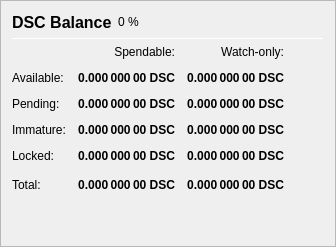
                   <widget class="QFrame" name="frame_Balances">
                    <property name="frameShape">
                     <enum>QFrame::StyledPanel</enum>
                    </property>
                    <property name="frameShadow">
                     <enum>QFrame::Raised</enum>
                    </property>
                    <layout class="QVBoxLayout" name="verticalLayout_4">
                     <item>
                      <layout class="QHBoxLayout" name="horizontalLayout_4">
                       <item>
                        <widget class="QLabel" name="label_5">
                         <property name="minimumSize">
                          <size>
                           <width>0</width>
                           <height>20</height>
                          </size>
                         </property>
                         <property name="font">
                          <font>
                           <pointsize>12</pointsize>
                           <weight>75</weight>
                           <bold>true</bold>
                          </font>
                         </property>
                         <property name="text">
                          <string>DSC Balance</string>
                         </property>
                        </widget>
                       </item>
                       <item>
                        <widget class="QLabel" name="labelDSCPercent">
                         <property name="text">
                          <string notr="true">0 %</string>
                         </property>
                        </widget>
                       </item>
                       <item>
                        <spacer name="horizontalSpacer_3">
                         <property name="orientation">
                          <enum>Qt::Horizontal</enum>
                         </property>
                         <property name="sizeHint" stdset="0">
                          <size>
                           <width>40</width>
                           <height>20</height>
                          </size>
                         </property>
                        </spacer>
                       </item>
                      </layout>
                     </item>
                     <item>
                      <widget class="Line" name="line_Balance">
                       <property name="minimumSize">
                        <size>
                         <width>0</width>
                         <height>1</height>
                        </size>
                       </property>
                       <property name="maximumSize">
                        <size>
                         <width>16777215</width>
                         <height>1</height>
                        </size>
                       </property>
                       <property name="orientation">
                        <enum>Qt::Horizontal</enum>
                       </property>
                      </widget>
                     </item>
                     <item>
                      <layout class="QGridLayout" name="gridLayout">
                       <property name="spacing">
                        <number>12</number>
                       </property>
                       <item row="0" column="1">
                        <widget class="QLabel" name="labelSpendable">
                         <property name="text">
                          <string>Spendable:</string>
                         </property>
                         <property name="alignment">
                          <set>Qt::AlignRight|Qt::AlignTrailing|Qt::AlignVCenter</set>
                         </property>
                        </widget>
                       </item>
                       <item row="0" column="2">
                        <widget class="QLabel" name="labelWatchonly">
                         <property name="text">
                          <string>Watch-only:</string>
                         </property>
                         <property name="alignment">
                          <set>Qt::AlignRight|Qt::AlignTrailing|Qt::AlignVCenter</set>
                         </property>
                        </widget>
                       </item>
                       <item row="1" column="0">
                        <widget class="QLabel" name="labelBalanceText">
                         <property name="text">
                          <string>Available:</string>
                         </property>
                        </widget>
                       </item>
                       <item row="1" column="1">
                        <widget class="QLabel" name="labelBalance">
                         <property name="font">
                          <font>
                           <weight>75</weight>
                           <bold>true</bold>
                          </font>
                         </property>
                         <property name="cursor">
                          <cursorShape>IBeamCursor</cursorShape>
                         </property>
                         <property name="toolTip">
                          <string>Your current spendable balance</string>
                         </property>
                         <property name="text">
                          <string notr="true">0.000 000 00 DSC</string>
                         </property>
                         <property name="alignment">
                          <set>Qt::AlignRight|Qt::AlignTrailing|Qt::AlignVCenter</set>
                         </property>
                         <property name="textInteractionFlags">
                          <set>Qt::LinksAccessibleByMouse|Qt::TextSelectableByKeyboard|Qt::TextSelectableByMouse</set>
                         </property>
                        </widget>
                       </item>
                       <item row="1" column="2">
                        <widget class="QLabel" name="labelWatchAvailable">
                         <property name="font">
                          <font>
                           <weight>75</weight>
                           <bold>true</bold>
                          </font>
                         </property>
                         <property name="cursor">
                          <cursorShape>IBeamCursor</cursorShape>
                         </property>
                         <property name="toolTip">
                          <string>Your current balance in watch-only addresses</string>
                         </property>
                         <property name="text">
                          <string notr="true">0.000 000 00 DSC</string>
                         </property>
                         <property name="alignment">
                          <set>Qt::AlignRight|Qt::AlignTrailing|Qt::AlignVCenter</set>
                         </property>
                         <property name="textInteractionFlags">
                          <set>Qt::LinksAccessibleByMouse|Qt::TextSelectableByKeyboard|Qt::TextSelectableByMouse</set>
                         </property>
                        </widget>
                       </item>
                       <item row="2" column="0">
                        <widget class="QLabel" name="labelPendingText">
                         <property name="text">
                          <string>Pending:</string>
                         </property>
                        </widget>
                       </item>
                       <item row="2" column="1">
                        <widget class="QLabel" name="labelUnconfirmed">
                         <property name="font">
                          <font>
                           <weight>75</weight>
                           <bold>true</bold>
                          </font>
                         </property>
                         <property name="cursor">
                          <cursorShape>IBeamCursor</cursorShape>
                         </property>
                         <property name="toolTip">
                          <string>Total of transactions that have yet to be confirmed, and do not yet count toward the spendable balance</string>
                         </property>
                         <property name="text">
                          <string notr="true">0.000 000 00 DSC</string>
                         </property>
                         <property name="alignment">
                          <set>Qt::AlignRight|Qt::AlignTrailing|Qt::AlignVCenter</set>
                         </property>
                         <property name="textInteractionFlags">
                          <set>Qt::LinksAccessibleByMouse|Qt::TextSelectableByKeyboard|Qt::TextSelectableByMouse</set>
                         </property>
                        </widget>
                       </item>
                       <item row="2" column="2">
                        <widget class="QLabel" name="labelWatchPending">
                         <property name="font">
                          <font>
                           <weight>75</weight>
                           <bold>true</bold>
                          </font>
                         </property>
                         <property name="cursor">
                          <cursorShape>IBeamCursor</cursorShape>
                         </property>
                         <property name="toolTip">
                          <string>Unconfirmed transactions to watch-only addresses</string>
                         </property>
                         <property name="text">
                          <string notr="true">0.000 000 00 DSC</string>
                         </property>
                         <property name="alignment">
                          <set>Qt::AlignRight|Qt::AlignTrailing|Qt::AlignVCenter</set>
                         </property>
                         <property name="textInteractionFlags">
                          <set>Qt::LinksAccessibleByMouse|Qt::TextSelectableByKeyboard|Qt::TextSelectableByMouse</set>
                         </property>
                        </widget>
                       </item>
                       <item row="3" column="0">
                        <widget class="QLabel" name="labelImmatureText">
                         <property name="text">
                          <string>Immature:</string>
                         </property>
                        </widget>
                       </item>
                       <item row="3" column="1">
                        <widget class="QLabel" name="labelImmature">
                         <property name="font">
                          <font>
                           <weight>75</weight>
                           <bold>true</bold>
                          </font>
                         </property>
                         <property name="cursor">
                          <cursorShape>IBeamCursor</cursorShape>
                         </property>
                         <property name="toolTip">
                          <string>Staked or masternode rewards that has not yet matured</string>
                         </property>
                         <property name="text">
                          <string notr="true">0.000 000 00 DSC</string>
                         </property>
                         <property name="alignment">
                          <set>Qt::AlignRight|Qt::AlignTrailing|Qt::AlignVCenter</set>
                         </property>
                         <property name="textInteractionFlags">
                          <set>Qt::LinksAccessibleByMouse|Qt::TextSelectableByKeyboard|Qt::TextSelectableByMouse</set>
                         </property>
                        </widget>
                       </item>
                       <item row="3" column="2">
                        <widget class="QLabel" name="labelWatchImmature">
                         <property name="font">
                          <font>
                           <weight>75</weight>
                           <bold>true</bold>
                          </font>
                         </property>
                         <property name="cursor">
                          <cursorShape>IBeamCursor</cursorShape>
                         </property>
                         <property name="toolTip">
                          <string>Staked or masternode rewards in watch-only addresses that has not yet matured</string>
                         </property>
                         <property name="text">
                          <string notr="true">0.000 000 00 DSC</string>
                         </property>
                         <property name="alignment">
                          <set>Qt::AlignRight|Qt::AlignTrailing|Qt::AlignVCenter</set>
                         </property>
                         <property name="textInteractionFlags">
                          <set>Qt::LinksAccessibleByMouse|Qt::TextSelectableByKeyboard|Qt::TextSelectableByMouse</set>
                         </property>
                        </widget>
                       </item>
                       <item row="4" column="0">
                        <widget class="QLabel" name="labelLockedBalanceText">
                         <property name="toolTip">
                          <string>Locked DSC or Masternode collaterals. These are excluded from zDSC minting.</string>
                         </property>
                         <property name="text">
                          <string>Locked:</string>
                         </property>
                        </widget>
                       </item>
                       <item row="4" column="1">
                        <widget class="QLabel" name="labelLockedBalance">
                         <property name="font">
                          <font>
                           <weight>75</weight>
                           <bold>true</bold>
                          </font>
                         </property>
                         <property name="cursor">
                          <cursorShape>IBeamCursor</cursorShape>
                         </property>
                         <property name="toolTip">
                          <string>Locked DSC or Masternode collaterals. These are excluded from zDSC minting.</string>
                         </property>
                         <property name="text">
                          <string notr="true">0.000 000 00 DSC</string>
                         </property>
                         <property name="alignment">
                          <set>Qt::AlignRight|Qt::AlignTrailing|Qt::AlignVCenter</set>
                         </property>
                         <property name="textInteractionFlags">
                          <set>Qt::LinksAccessibleByMouse|Qt::TextSelectableByKeyboard|Qt::TextSelectableByMouse</set>
                         </property>
                        </widget>
                       </item>
                       <item row="4" column="2">
                        <widget class="QLabel" name="labelWatchLocked">
                         <property name="font">
                          <font>
                           <weight>75</weight>
                           <bold>true</bold>
                          </font>
                         </property>
                         <property name="cursor">
                          <cursorShape>IBeamCursor</cursorShape>
                         </property>
                         <property name="toolTip">
                          <string>Current locked balance in watch-only addresses</string>
                         </property>
                         <property name="text">
                          <string notr="true">0.000 000 00 DSC</string>
                         </property>
                         <property name="alignment">
                          <set>Qt::AlignRight|Qt::AlignTrailing|Qt::AlignVCenter</set>
                         </property>
                         <property name="textInteractionFlags">
                          <set>Qt::LinksAccessibleByMouse|Qt::TextSelectableByKeyboard|Qt::TextSelectableByMouse</set>
                         </property>
                        </widget>
                       </item>
                       <item row="5" column="0">
                        <widget class="QLabel" name="labelTotalText">
                         <property name="toolTip">
                          <string>Your current DSC balance, unconfirmed and immature transactions included</string>
                         </property>
                         <property name="text">
                          <string>Total:</string>
                         </property>
                        </widget>
                       </item>
                       <item row="5" column="1">
                        <widget class="QLabel" name="labelTotal">
                         <property name="font">
                          <font>
                           <weight>75</weight>
                           <bold>true</bold>
                          </font>
                         </property>
                         <property name="cursor">
                          <cursorShape>IBeamCursor</cursorShape>
                         </property>
                         <property name="toolTip">
                          <string>Your current DSC balance, unconfirmed and immature transactions included</string>
                         </property>
                         <property name="text">
                          <string notr="true">0.000 000 00 DSC</string>
                         </property>
                         <property name="alignment">
                          <set>Qt::AlignRight|Qt::AlignTrailing|Qt::AlignVCenter</set>
                         </property>
                         <property name="textInteractionFlags">
                          <set>Qt::LinksAccessibleByMouse|Qt::TextSelectableByKeyboard|Qt::TextSelectableByMouse</set>
                         </property>
                        </widget>
                       </item>
                       <item row="5" column="2">
                        <widget class="QLabel" name="labelWatchTotal">
                         <property name="font">
                          <font>
                           <weight>75</weight>
                           <bold>true</bold>
                          </font>
                         </property>
                         <property name="cursor">
                          <cursorShape>IBeamCursor</cursorShape>
                         </property>
                         <property name="toolTip">
                          <string>Current total balance in watch-only addresses</string>
                         </property>
                         <property name="text">
                          <string notr="true">0.000 000 00 DSC</string>
                         </property>
                         <property name="alignment">
                          <set>Qt::AlignRight|Qt::AlignTrailing|Qt::AlignVCenter</set>
                         </property>
                         <property name="textInteractionFlags">
                          <set>Qt::LinksAccessibleByMouse|Qt::TextSelectableByKeyboard|Qt::TextSelectableByMouse</set>
                         </property>
                        </widget>
                       </item>
                       <item row="5" column="3">
                        <spacer name="horizontalSpacer_9">
                         <property name="orientation">
                          <enum>Qt::Horizontal</enum>
                         </property>
                         <property name="sizeHint" stdset="0">
                          <size>
                           <width>40</width>
                           <height>20</height>
                          </size>
                         </property>
                        </spacer>
                       </item>
                      </layout>
                     </item>
                     <item>
                      <spacer name="verticalSpacer_3">
                       <property name="orientation">
                        <enum>Qt::Vertical</enum>
                       </property>
                       <property name="sizeHint" stdset="0">
                        <size>
                         <width>20</width>
                         <height>40</height>
                        </size>
                       </property>
                      </spacer>
                     </item>
                    </layout>
                   </widget>
